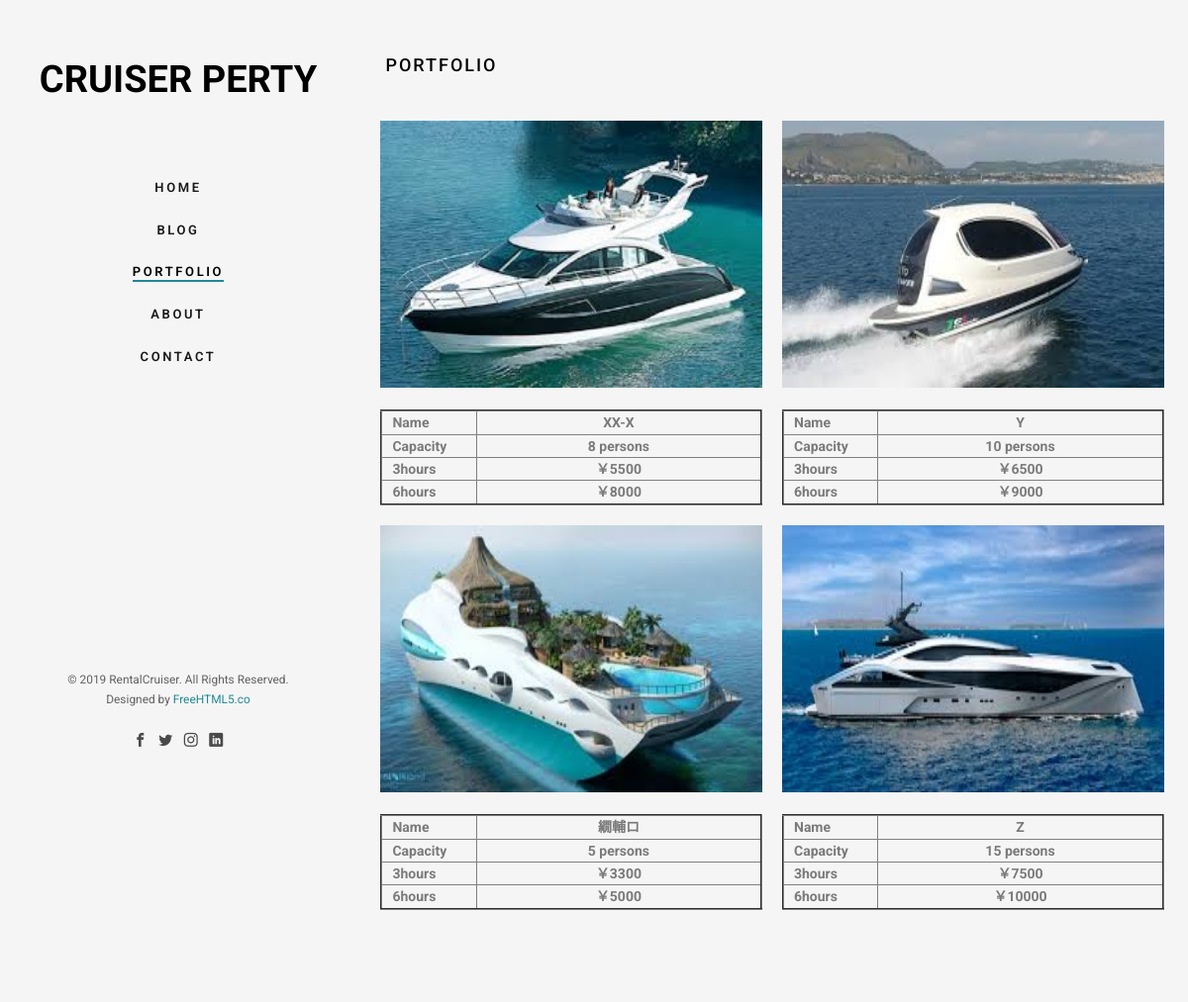
The page /portfolio/ on the database its author committed.
### herb_tea/models.py (models this page shows)
class Cruiser(models.Model):
    name = models.CharField(max_length=30)
    image = models.CharField(max_length=50)
    capacity = models.IntegerField(default=0)
    charge1 = models.IntegerField(default=0)
    charge2 = models.IntegerField(default=0)

### herb_tea/views.py (the view)
# urls.py: path('portfolio/', herb_tea.views.portfolio.as_view(), name='portfolio'),
class portfolio(TemplateView):
    template_name = 'portfolio.html'
    def get(self, request, *args, **kwargs):
        cruiser_list = Cruiser.objects.all()
        return render(self.request, self.template_name, {'cruiser_list': cruiser_list})

### herb_tea/templates/portfolio.html (shortened to what this page needs)
{% load staticfiles %}
<!DOCTYPE html>
 <html class="no-js">
	<head>
	<link rel="stylesheet" href="{% static 'bootstrap/css/animate.css' %}">
	<link rel="stylesheet" href="{% static 'bootstrap/css/icomoon.css' %}">
	<link rel="stylesheet" href="{% static 'bootstrap/css/bootstrap.css' %}">
	<link rel="stylesheet" href="{% static 'bootstrap/css/flexslider.css' %}">
	<link rel="stylesheet" href="{% static 'bootstrap/css/style.css' %}">
	</head>
	<body>
	<div id="fh5co-page">
		<aside id="fh5co-aside" role="complementary" class="border js-fullheight">
			<h1 id="fh5co-logo"><a href="index.html">Cruiser Perty</a></h1>
			<nav id="fh5co-main-menu" role="navigation">
				<ul>
					<li><a href="{% url 'index' %}">Home</a></li>
					<li><a href="{% url 'blog' %}">Blog</a></li>
					<li class="fh5co-active"><a href="{% url 'portfolio' %}">Portfolio</a></li>
					<li><a href="{% url 'about' %}">About</a></li>
					<li><a href="{% url 'contact' %}">Contact</a></li>
				</ul>
			</nav>
			<div class="fh5co-footer">
				<p><small>&copy; 2019 RentalCruiser. All Rights Reserved.</span> <span>Designed by <a href="http://freehtml5.co/" target="_blank">FreeHTML5.co</a> </span> </small></p>
				<ul>
					<li><a href="#"><i class="icon-facebook2"></i></a></li>
					<li><a href="#"><i class="icon-twitter2"></i></a></li>
					<li><a href="#"><i class="icon-instagram"></i></a></li>
					<li><a href="#"><i class="icon-linkedin2"></i></a></li>
				</ul>
			</div>
		</aside>
		<div id="fh5co-main">
			<div class="fh5co-narrow-content">
				<h2 class="fh5co-heading animate-box" data-animate-effect="fadeInLeft">Portfolio</h2>
				<div class="row row-bottom-padded-md">
					{% for cruiser in cruiser_list %}
					<div class="col-md-6 col-sm-6 col-padding text-center animate-box">
						<div>
							<a href="#" class="work image-popup">
								<img src="/media{{ cruiser.image }}" width="100%" height="100%" border="0" />
							</a>
							<br />
						</div>
						<table border="2" height="100%" width="100%">
							<tbody>
								<tr>
									<th width="25%" style="padding-left:10px";>Name</th>
									<td style="font-weight: bold;">{{ cruiser.name }}</td>
								</tr>
								<tr>
									<th width="25%" style="padding-left:10px";>Capacity</th>
									<td style="font-weight: bold;">{{ cruiser.capacity }} persons</td>
								</tr>
								<tr>
									<th width="25%" style="padding-left:10px";>3hours</th>
									<td style="font-weight: bold;">￥{{ cruiser.charge1 }}</td>
								</tr>
								<tr>
									<th width="25%" style="padding-left:10px";>6hours</th>
									<td style="font-weight: bold;">￥{{ cruiser.charge2 }}</td>
								</tr>
							</tbody>
						</table>
					</div>
					{% endfor %}
				</div>
			</div>
		</div>
	</div>
	</body>
</html>

### rows shown on the page
Cruiser: shows a picture, name "XX-X", capacity "8", charge1 "5500", charge2 "8000"
Cruiser: shows a picture, name "Y", capacity "10", charge1 "6500", charge2 "9000"
Cruiser: shows a picture, name "繝輔ロ", capacity "5", charge1 "3300", charge2 "5000"
Cruiser: shows a picture, name "Z", capacity "15", charge1 "7500", charge2 "10000"
